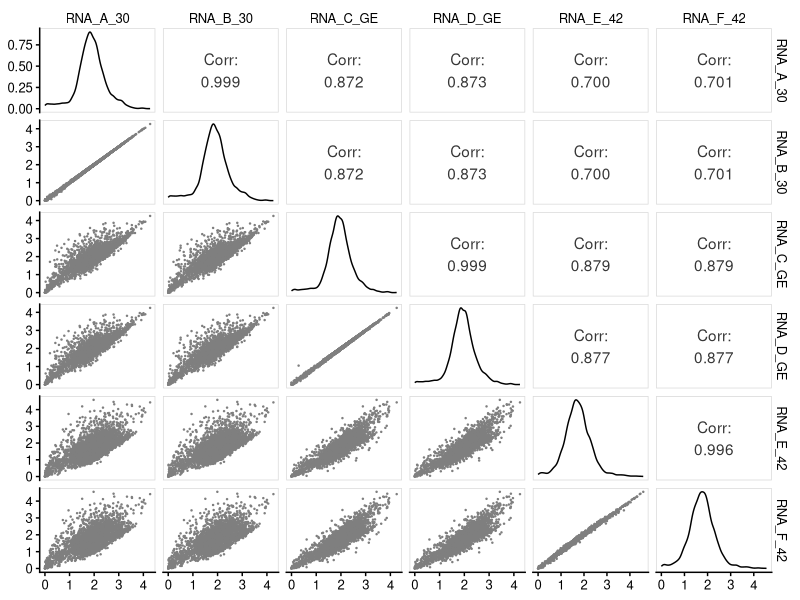
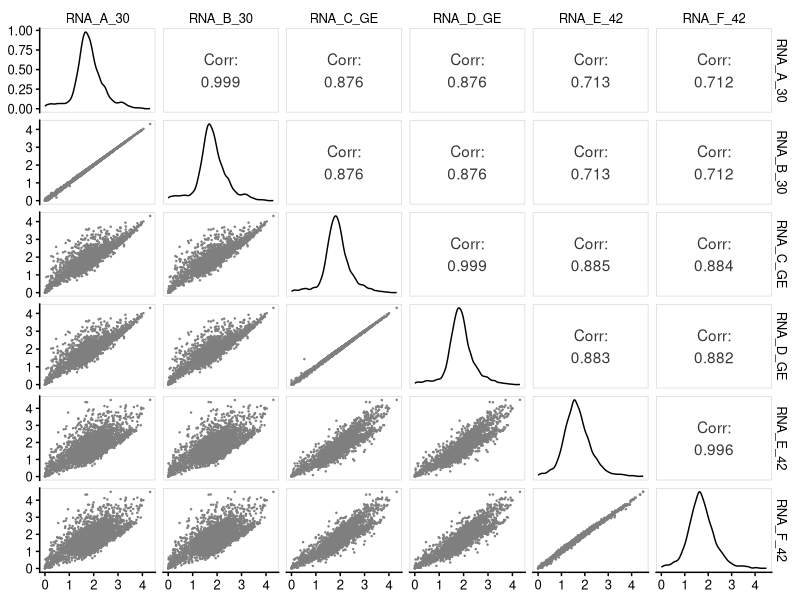
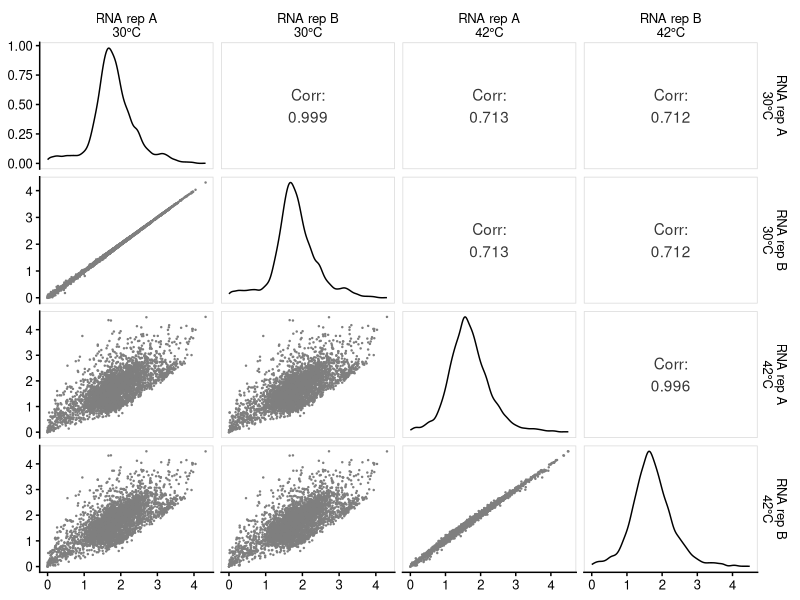
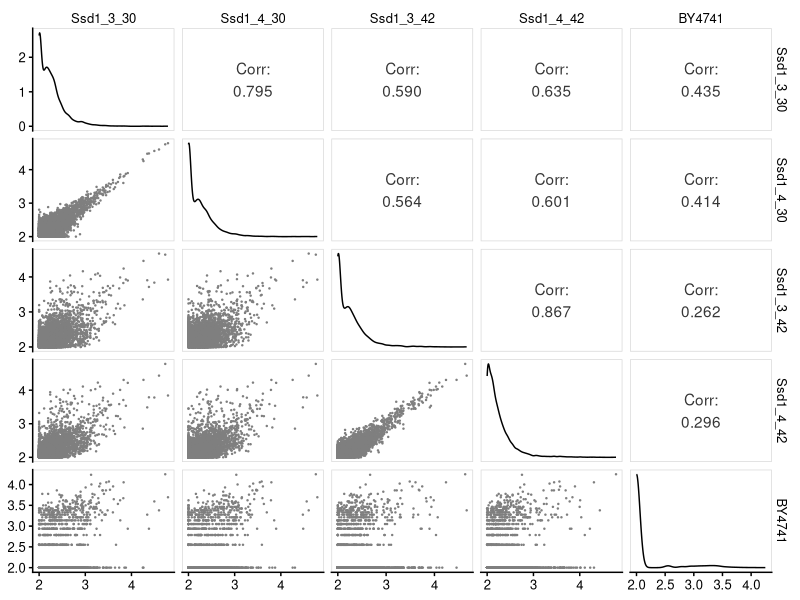
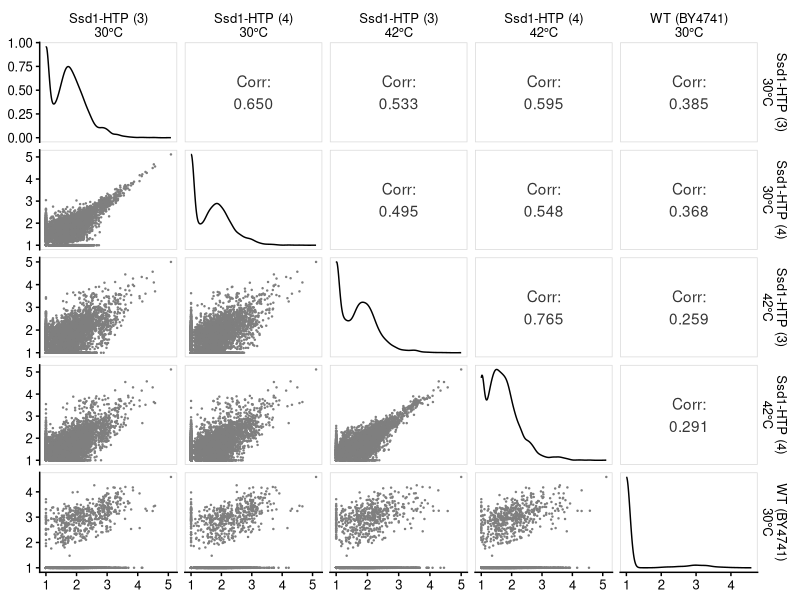
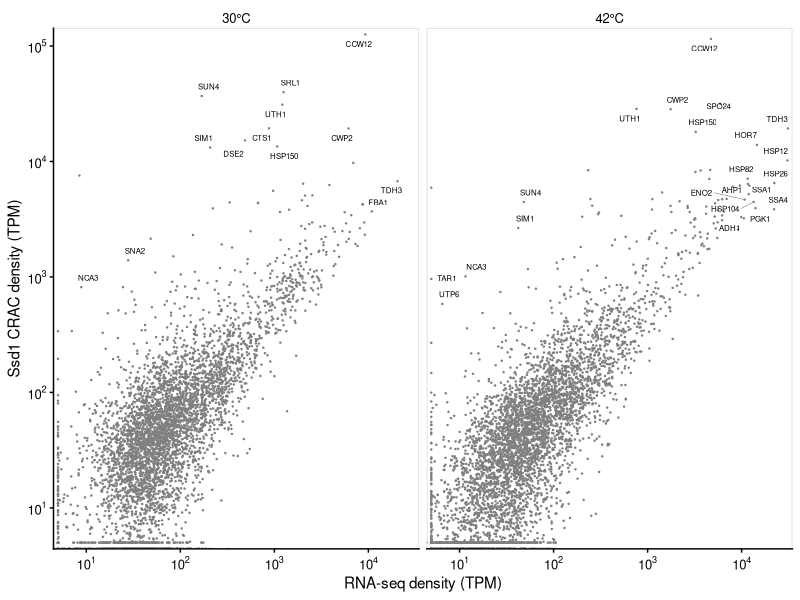
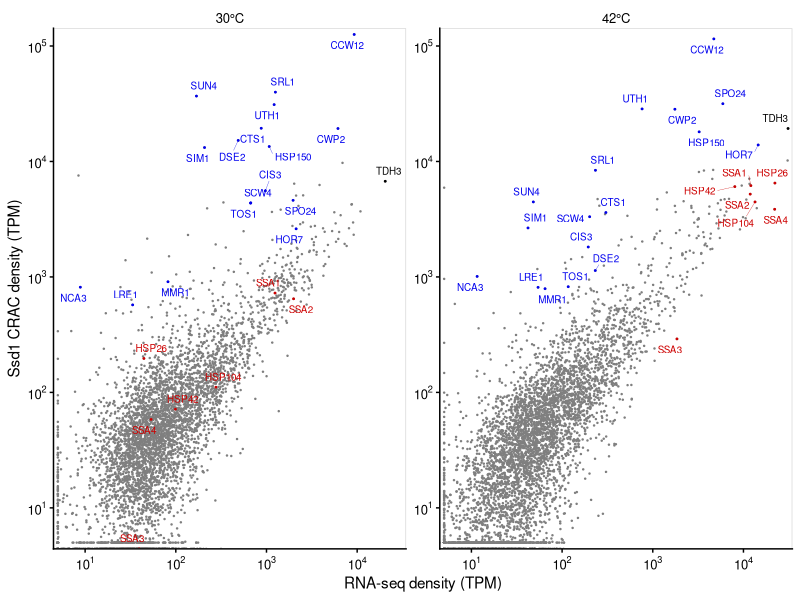
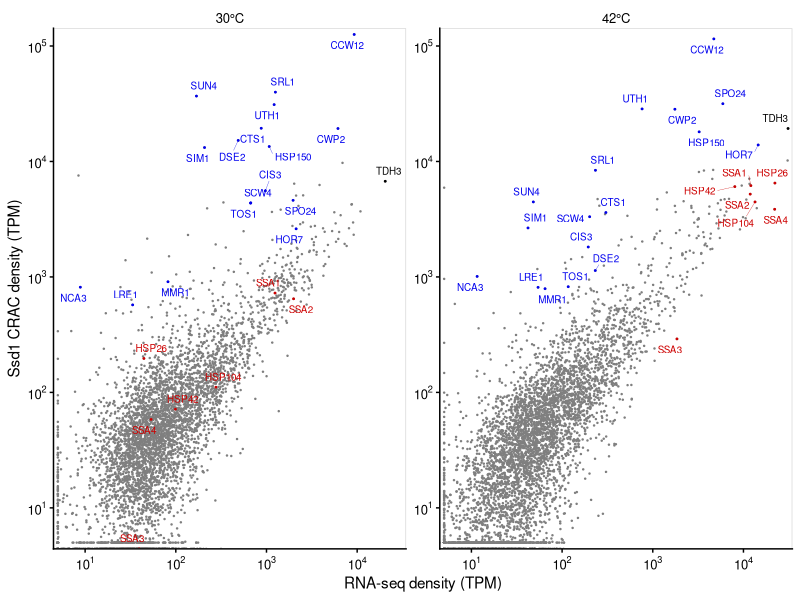

Write the R code that produced these figures, in order.
## ---- chunk 1
knitr::opts_chunk$set(echo = TRUE, cache=TRUE, warning=FALSE, message=FALSE,
                      cache.path = "cache/normalise_Ssd1_CRAC_counts-",
                      fig.path = "figure/normalise_Ssd1_CRAC_counts-")

library(tidyverse)
library(GGally)
library(cowplot)
theme_set(theme_cowplot(font_size=11) %+replace% 
            theme(strip.background=element_blank(),
                  panel.border = element_rect(color = "grey85", fill = NA)))

# setwd("/homes/ewallac2/Repos/Ssd1_CRACanalysis_2020/rmarkdown")

calc_cpm <- function(x) x / sum(x) * 1e6

calc_tpm <- function(ct,eff_length) {
  # calculate transcripts per million from count and effective length
  dens <- ct / eff_length
  dens_total <- sum(dens, na.rm=TRUE) 
  return( dens / dens_total * 1e6 )
}

log10plusepsilon <- function(x,epsilon=1) log10( x + epsilon )

gene_from_attr <- function(attr_string,
                           before="ID=",gene_str="[\\w-]+",after="_") {
    # pull a gene name from an attribute string
    match_str = paste0(before,gene_str,after)
    attr_string %>%
        stringr::str_extract(match_str) %>%
        stringr::str_remove(before) %>%
        stringr::str_remove(after)
}

scientific_10 <- function(x) {
    xout <- gsub("1e", "10^{", format(x),fixed=TRUE)
    xout <- gsub("{-0", "{-", xout,fixed=TRUE)
    xout <- gsub("{+", "{", xout,fixed=TRUE)
    xout <- gsub("{0", "{", xout,fixed=TRUE)
    xout <- paste(xout,"}",sep="")
    return(parse(text=xout))
}

scale_x_log10_sci <- function(name=waiver(),omag=seq(-10,20),...) {
    breaks10 <- 10^omag
    scale_x_log10(name,breaks=breaks10,labels=scientific_10(breaks10),...)
}

scale_y_log10_sci <- function(name=waiver(),omag=seq(-10,20),...) {
    breaks10 <- 10^omag
    scale_y_log10(name,breaks=breaks10,labels=scientific_10(breaks10),...)
}

scale_loglog <- function(...) {
    list(scale_x_log10_sci(...),scale_y_log10_sci(...))
}

ggpairs_genewise <- function(...) {
  ggpairs( lower = list(continuous = wrap("points", size=0.2,colour="grey50") ),
           upper = list(continuous = wrap("cor",stars = FALSE), 
                        combo = "box_no_facet", discrete = "count", 
                        na ="na"),
           ...)
}
## ---- chunk 2
counts_RNA_stranded <- read_tsv("../results/RNAseq_stressmatched_transcriptcounts.txt",
                                comment = "#")  %>%
  mutate(Gene=gene_from_attr(attributes))

tpms_RNA_stranded <-  counts_RNA_stranded %>% 
  select(Gene, RNA_A_30,RNA_B_30,RNA_C_GE,RNA_D_GE,RNA_E_42,RNA_F_42) %>%
  mutate_if(is.numeric,
            calc_tpm,
            eff_length = counts_RNA_stranded$end - counts_RNA_stranded$start)

# counts_RNA_stranded_select_melt <- 
#   counts_RNA_stranded %>% 
#   select(Type,
#          RNA_A_30,RNA_B_30, 
#          RNA_C_GE,RNA_D_GE, 
#          BY4741) %>%
#   gather(-Type,key=Sample,value=Count) %>%
#   mutate(Sample=factor(Sample,
#                           levels=c("Ssd1_3_30","Ssd1_4_30",
#                                    "Ssd1_3_42","Ssd1_4_42",
#                                 "BY4741"),
#                        labels=c("30C\nrepA","30C\nrepB",
#                                    "42C\nrepA","42C\nrepB",
#                                 "-ctrl")))
## ---- chunk 3
counts_RNA_stranded %>%
  select(RNA_A_30,RNA_B_30,RNA_C_GE,RNA_D_GE,RNA_E_42,RNA_F_42) %>%
  mutate_all(calc_cpm) %>%
  mutate_all(log10plusepsilon) %>%
  ggpairs_genewise()
## ---- chunk 4
tpms_RNA_stranded %>%
  select(RNA_A_30,RNA_B_30,RNA_C_GE,RNA_D_GE,RNA_E_42,RNA_F_42) %>%
  mutate_all(log10plusepsilon,epsilon=1) %>%
  ggpairs_genewise()
## ---- chunk 5
tpms_RNA_stranded %>%
  select("RNA rep A\n30°C" = RNA_A_30,
         "RNA rep B\n30°C" = RNA_B_30,
         "RNA rep A\n42°C" = RNA_E_42,
         "RNA rep B\n42°C" = RNA_F_42) %>%
  mutate_all(log10plusepsilon,epsilon=1) %>%
  ggpairs_genewise()
## ---- chunk 6
counts_Ssd1_stranded <- read_tsv("../Ssd1_CRAC_demult_dedup_20190114_all/multicov_analyses/allsample_transcriptcounts.txt",
                                 comment = "#") %>% 
  mutate(Gene=gene_from_attr(attributes))%>%
  select(Gene,seqname,feature,start,end,attributes,
         Ssd1_3_30 = `20190114_Ssd1_CRAC_trimmed_NNNGTGAGC_SSD1_3_30.bam`,
         Ssd1_4_30 = `20190114_Ssd1_CRAC_trimmed_NNNTGGAGC_SSD1_4_30.bam`,
         Ssd1_3_42 = `20190114_Ssd1_CRAC_trimmed_NNNAGAGC_SSD1_3_42.bam`,
         Ssd1_4_42 = `20190114_Ssd1_CRAC_trimmed_NNNCTAGC_SSD1_4_42.bam`, 
         BY4741 = `20190114_Ssd1_CRAC_trimmed_NNNGACTTAGC_BY4741.bam`) 

# rename: ("Ssd1_3_30","Ssd1_4_30","Ssd1_3_42","Ssd1_4_42", "BY4741"))

tpms_Ssd1_stranded <-  counts_Ssd1_stranded %>% 
  select(Gene, Ssd1_3_30,Ssd1_4_30,Ssd1_3_42,Ssd1_4_42,BY4741) %>%
  mutate_if(is.numeric,
            calc_tpm,
            eff_length = counts_Ssd1_stranded$end - counts_Ssd1_stranded$start)

## ---- chunk 7
counts_Ssd1_stranded
## ---- chunk 8
counts_Ssd1_stranded %>%
  select(Ssd1_3_30,Ssd1_4_30,Ssd1_3_42,Ssd1_4_42,BY4741) %>%
  mutate_all(calc_cpm) %>%
  mutate_all(log10plusepsilon,epsilon=100) %>%
  ggpairs_genewise()
## ---- chunk 9
tpms_Ssd1_stranded %>%
  select("Ssd1-HTP (3)\n30°C" = Ssd1_3_30,
         "Ssd1-HTP (4)\n30°C" = Ssd1_4_30,
         "Ssd1-HTP (3)\n42°C" = Ssd1_3_42,
         "Ssd1-HTP (4)\n42°C" = Ssd1_4_42,
         "WT (BY4741)\n30°C" = BY4741) %>%
  mutate_all(log10plusepsilon,epsilon=10) %>%
  ggpairs_genewise()
## ---- chunk 10
tpms_RNA_melt <- 
  tpms_RNA_stranded %>%
  gather(key="Sample",value="TPM",-Gene) 

tpms_RNA_melt %>% group_by(Sample) %>% summarize(TPM=sum(TPM))

tpms_Ssd1_melt <- 
  tpms_Ssd1_stranded %>%
  gather(key="Sample",value="TPM",-Gene)

tpms_Ssd1_melt  %>% group_by(Sample) %>% summarize(TPM=sum(TPM))
## ---- chunk 11
scer_mrna_prot <- read_tsv("../input_annotation/scer-mrna-protein-absolute-estimate.txt",
                           comment="#") %>%
  rename(Gene=orf,Name=gene)

tpm_RNA_bycondition <- 
  tpms_RNA_melt %>%
  separate(Sample,c("SType","Rep","Condition")) %>%
  group_by(Gene,Condition) %>%
  summarize(TPM.mean = mean(TPM,na.rm=TRUE))

tpm_Ssd1_bycondition <- 
  tpms_Ssd1_melt %>%
  separate(Sample,c("SType","Rep","Condition")) %>%
  group_by(Gene,Condition) %>%
  summarize(TPM.mean = mean(TPM,na.rm=TRUE))

tpm_join_bycondition <-
  full_join( tpm_RNA_bycondition %>% filter(Condition %in% c("30","42")),
              tpm_Ssd1_bycondition %>% filter(Condition %in% c("30","42")),
              by=c("Gene","Condition"),
              suffix=c(".RNA",".Ssd1")) %>%
  mutate(ratio.Ssd1.RNA = TPM.mean.Ssd1/TPM.mean.RNA) %>%
  left_join(scer_mrna_prot %>% select(Gene,Name)) %>%
  mutate(Condition = factor(Condition,
                            levels = c("30","42"),
                            labels = c("30°C","42°C"))
  ) %>%
  select(Gene,Name,Condition,
         TPM.RNA=TPM.mean.RNA,TPM.Ssd1=TPM.mean.Ssd1,
         ratio.Ssd1.RNA)
## ---- chunk 12
tpm_join_bycondition
## ---- chunk 13
ggplot(data=tpm_join_bycondition,aes(x=TPM.RNA,y=TPM.Ssd1)) +
  geom_point(size=0.2,colour="grey50") +
  ggrepel::geom_text_repel(
    data=
      tpm_join_bycondition %>%
      filter(TPM.RNA > 10000 | TPM.Ssd1 > 10000 | 
               (ratio.Ssd1.RNA > 50 & TPM.Ssd1 > 500) ),
    aes(label=Name),size=2,
    label.padding=0.02,segment.size=0.1,force=0.1,
    # set random number seed so the labels go in the same place every time
    seed = 42) + 
  scale_x_log10_sci("RNA-seq density (TPM)",
                limits=c(5,max(tpm_join_bycondition$TPM.RNA)),
                oob=scales::squish,expand=c(0.01,0.01)) +
  scale_y_log10_sci("Ssd1 CRAC density (TPM)",
                limits=c(5,max(tpm_join_bycondition$TPM.Ssd1)),
                oob=scales::squish,expand=c(0.01,0.01)) +
  facet_wrap(~Condition)
## ---- chunk 14
tpm_join_bycondition %>%
  filter(Condition=="30°C",TPM.RNA > 20) %>%
  arrange(desc(ratio.Ssd1.RNA))

tpm_join_bycondition %>%
  filter(Condition=="42°C",TPM.RNA > 20) %>%
  arrange(desc(ratio.Ssd1.RNA))
## ---- chunk 15
Ssd1_targets_TPMratio4x_30C <- 
  tpm_join_bycondition %>%
  filter(Condition=="30°C",TPM.RNA > 20, ratio.Ssd1.RNA > 4) %>%
  arrange(desc(ratio.Ssd1.RNA)) 

write_tsv(x = Ssd1_targets_TPMratio4x_30C %>%
            select(-Condition) %>%
            mutate_if(is.numeric, round, digits = 3),
          path="../results/Ssd1_targets_TPMratio4x_30C.txt")

Ssd1_targets_TPMratio4x_42C <- 
  tpm_join_bycondition %>%
  filter(Condition=="42°C",TPM.RNA > 20, ratio.Ssd1.RNA > 4) %>%
  arrange(desc(ratio.Ssd1.RNA))

write_tsv(x = Ssd1_targets_TPMratio4x_42C %>%
            select(-Condition) %>%
            mutate_if(is.numeric, round, digits = 3),
          path="../results/Ssd1_targets_TPMratio4x_42C.txt")
## ---- chunk 16
Ssd1_targets_TPMratio4x_42C %>% 
  filter(! Gene %in% Ssd1_targets_TPMratio4x_30C$Gene)
## ---- chunk 17
Ssd1_targets_TPMratio4x_30C %>% 
  filter(! Gene %in% Ssd1_targets_TPMratio4x_42C$Gene)
## ---- chunk 18
tpm_join_bycondition %>%
  filter(Condition=="42°C") %>%
  arrange(desc(TPM.RNA))
## ---- chunk 19
tpm_join_bycondition %>%
  filter(Condition=="42°C",ratio.Ssd1.RNA > 2) %>%
  arrange(desc(TPM.RNA))
## ---- chunk 20
Ssd1_targets_select <- c("CTS1", "DSE2", "SIM1", "SUN4", "TOS1", "UTH1", "HSP150", "SCW4", "LRE1", "SRL1", "CCW12", "NCA3", "CIS3", "MMR1", "CWP2", "HOR7", "SPO24")

HSPs_select <- c("HSP26","HSP42","HSP104","SSA1","SSA2","SSA3","SSA4")

Abundant_genes_select <- c("TDH3")

select_genetype_df <- bind_rows(
  tibble(GType = "Ssd1_target", Name = Ssd1_targets_select),
  tibble(GType = "HSPs_select", Name = HSPs_select),
  tibble(GType = "Abundant", Name = Abundant_genes_select)
)
scale_colour_gtype <-
  scale_colour_manual(values = c(Ssd1_target = "blue2",
                                 HSPs_select = "red3",
                                 Abundant = "black") 
                      )

plot_Ssd1_vs_RNA_colourlabels <- 
ggplot(data=tpm_join_bycondition,aes(x=TPM.RNA,y=TPM.Ssd1)) +
  geom_point(size=0.2,colour="grey50") +
  geom_point(
    data = left_join(select_genetype_df,
                     tpm_join_bycondition),
    aes(label=Name,colour=GType),
    size=0.3) + 
  ggrepel::geom_text_repel(
    data = left_join(select_genetype_df,
                     tpm_join_bycondition),
    aes(label=Name,colour=GType),
    size=2.5,segment.size=0.1,force=0.15,min.segment.length=0.2,
    # set random number seed so the labels go in the same place every time
    seed = 41) + 
  scale_colour_gtype + theme(legend.position = "none") + 
  scale_x_log10_sci("RNA-seq density (TPM)",
                limits=c(5,max(tpm_join_bycondition$TPM.RNA)),
                oob=scales::squish,expand=c(0.01,0.01)) +
  scale_y_log10_sci("Ssd1 CRAC density (TPM)",
                limits=c(5,max(tpm_join_bycondition$TPM.Ssd1)),
                oob=scales::squish,expand=c(0.01,0.01)) +
  facet_wrap(~Condition,scales="free_y")
plot_Ssd1_vs_RNA_colourlabels

ggsave("../figure_out/Ssd1CRAC_vs_RNAseq_TPM_colourlabels.pdf",
       plot_Ssd1_vs_RNA_colourlabels, width = 6, height = 3.2)
## ---- chunk 21
sessionInfo()
